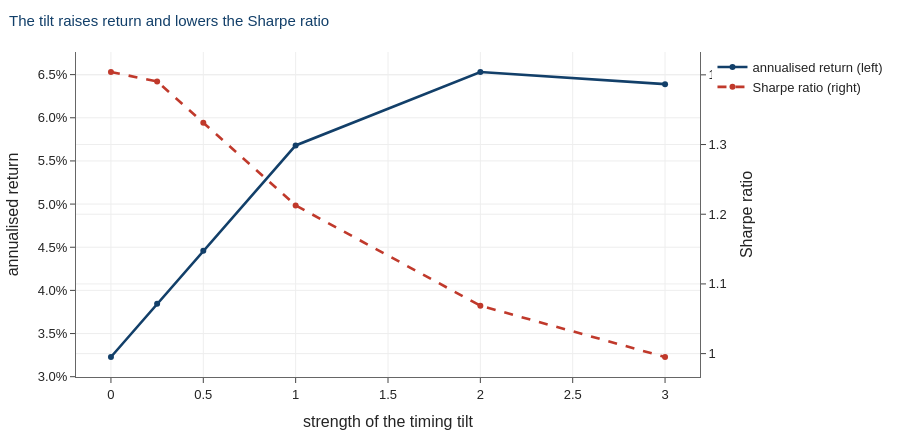

Notebook cell for this chart:
### Code cell
fig = go.Figure()
fig.add_trace(go.Scatter(x=overlay.tilt, y=overlay.ann_return, mode="lines+markers",
                         name="annualised return (left)",
                         line=dict(color=NAVY, width=2.6), yaxis="y"))
fig.add_trace(go.Scatter(x=overlay.tilt, y=overlay.sharpe, mode="lines+markers",
                         name="Sharpe ratio (right)",
                         line=dict(color=RED, width=2.6, dash="dash"), yaxis="y2"))
fig.update_layout(
    yaxis=dict(title="annualised return", tickformat=".1%"),
    yaxis2=dict(title="Sharpe ratio", overlaying="y", side="right",
                showgrid=False))
fig.update_xaxes(title="strength of the timing tilt")
airm_layout(fig, "The tilt raises return and lowers the Sharpe ratio", height=440)

### Figure 1 — Plotly figure (JSON) as saved in the notebook; plotly's stock layout.template omitted (floating-point values rounded to 4 significant figures)
{"data": [{"line": {"color": "#123F69", "width": 2.6}, "mode": "lines+markers", "name": "annualised return (left)", "type": "scatter", "x": [0.0, 0.25, 0.5, 1.0, 2.0, 3.0], "y": [0.03228, 0.03844, 0.04458, 0.0568, 0.0653, 0.0639], "yaxis": "y"}, {"line": {"color": "#C0392B", "dash": "dash", "width": 2.6}, "mode": "lines+markers", "name": "Sharpe ratio (right)", "type": "scatter", "x": [0.0, 0.25, 0.5, 1.0, 2.0, 3.0], "y": [1.404, 1.39, 1.331, 1.213, 1.069, 0.9951], "yaxis": "y2"}], "layout": {"font": {"family": "Helvetica, Arial, sans-serif", "size": 13}, "height": 440, "margin": {"b": 60, "l": 70, "r": 30, "t": 52}, "title": {"font": {"color": "#123F69", "size": 15}, "text": "The tilt raises return and lowers the Sharpe ratio", "x": 0.01, "xanchor": "left"}, "xaxis": {"gridcolor": "#EEEEEE", "linecolor": "#666666", "showgrid": true, "ticks": "outside", "title": {"text": "strength of the timing tilt"}, "zeroline": false}, "yaxis": {"gridcolor": "#EEEEEE", "linecolor": "#666666", "showgrid": true, "tickformat": ".1%", "ticks": "outside", "title": {"text": "annualised return"}, "zeroline": true, "zerolinecolor": "#BBBBBB"}, "yaxis2": {"gridcolor": "#EEEEEE", "linecolor": "#666666", "overlaying": "y", "showgrid": true, "side": "right", "ticks": "outside", "title": {"text": "Sharpe ratio"}, "zeroline": true, "zerolinecolor": "#BBBBBB"}}}
